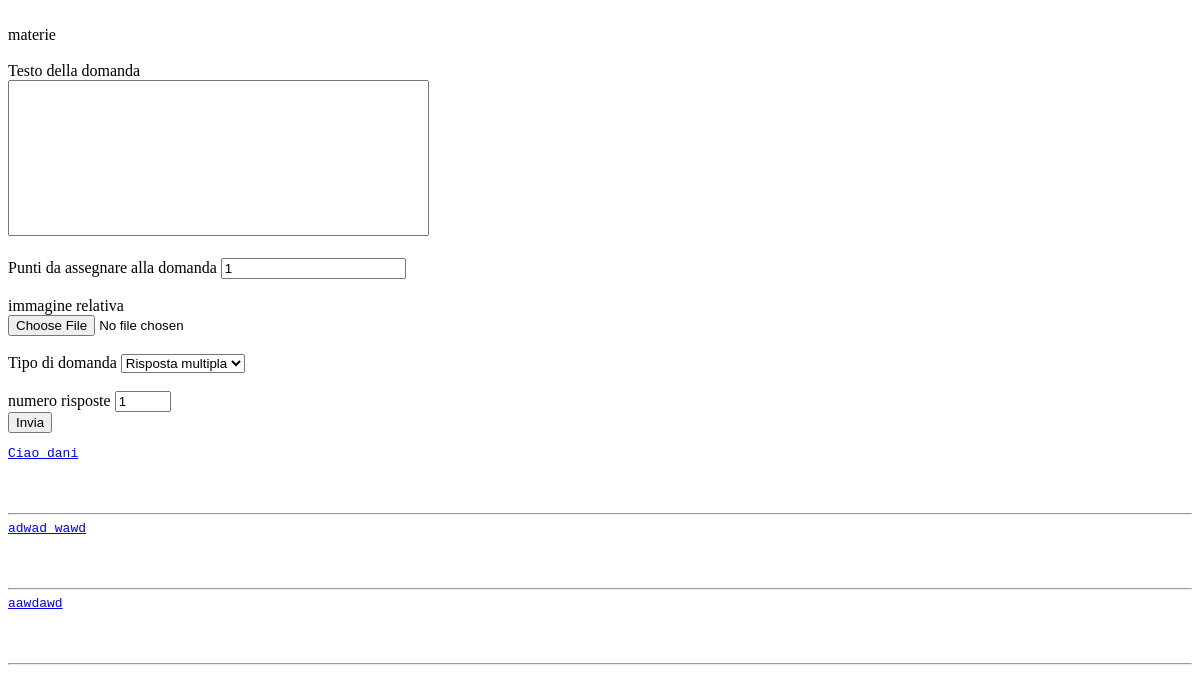
Screenshot of /TRM-PHP/docente/domande.php (signed in) with the database file from the repository.
### tables this page shows
CREATE TABLE `domande` (
  `ID` int(11) NOT NULL AUTO_INCREMENT,
  `testo` text NOT NULL,
  `img_url` varchar(50) DEFAULT NULL,
  `punteggio` int(11) DEFAULT 0,
  `tipo` int(11) DEFAULT NULL,
  `creatore` int(11) DEFAULT NULL,
  `materia` varchar(50) DEFAULT NULL,
  `precedente` int(11) DEFAULT NULL,
  PRIMARY KEY (`ID`),
  KEY `creatore` (`creatore`),
  KEY `materia` (`materia`),
  KEY `precedente` (`materia`),
  CONSTRAINT `domande_ibfk_1` FOREIGN KEY (`creatore`) REFERENCES `docenti` (`ID`),
  CONSTRAINT `domande_ibfk_2` FOREIGN KEY (`materia`) REFERENCES `materie` (`nome`),
  CONSTRAINT `domande_ibfk_3` FOREIGN KEY (`precedente`) REFERENCES `domande` (`ID`)
);

### TRM-PHP/docente/domande.php (the view, shortened to what this page needs)
<!DOCTYPE html>
<html lang="it">
<head>
	<link rel="stylesheet" href="../style/style.css">
</head>
<body>
	<form method="POST" action="risposte.php" enctype="multipart/form-data">
		<?php
		include "../DBConnection.php";
		echo "<br>";
		echo "materie <br>";
		?>
		<br>
		Testo della domanda <br>
		<textarea name="testo" cols=50 rows=10 required></textarea> <br><br>
		Punti da assegnare alla domanda <input type="number" value="1" name="punteggio" min="0" required> <br><br>
		<div onclick="click_image()">
			immagine relativa
		</div>
		<input type="file" name="immagine" accept="image/*" id="image_selector" oninput="show_img()"><br><br>
		<label for="tipo"> Tipo di domanda </label>
		<select name="selezione-tipo" id="tipo" onchange="change()">
			<option value="0" selected>Risposta multipla</option>
		</select> <br><br>
		<div id="numeri-input">
			numero risposte <input type="number" min="1" max="15" value="1" name="n-risposte">
		</div>
		<input type="submit" value="Invia">
	</form>
	<?php
	echo "<pre>";
	$query = "SELECT * FROM domande;";
	$sql_result = mysqli_query($conn, $query);
	for ($i = 0; $i < mysqli_num_rows($sql_result); $i++) {
		$row = mysqli_fetch_assoc($sql_result);
		echo "<div style='height: 60px'>";
		echo "<a href='modifica_domande.php?id={$row['ID']}'>{$row['testo']}</a> <br>";
		echo "</div>";
		echo "<hr>";
	}
	echo "</pre>";
	?>
</body>
</html>

### TRM-PHP/style/style.css (style rules this page uses)
textarea { resize: none; }

### rows the page displays
domande: testo "Ciao dani"
domande: testo "adwad wawd"
domande: testo "aawdawd"
